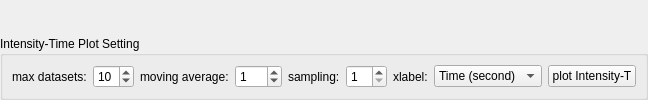
       <widget class="QWidget" name="tab_4">
        <attribute name="title">
         <string>Intensity-Time</string>
        </attribute>
        <layout class="QGridLayout" name="gridLayout_27">
         <property name="leftMargin">
          <number>0</number>
         </property>
         <property name="topMargin">
          <number>0</number>
         </property>
         <property name="rightMargin">
          <number>0</number>
         </property>
         <property name="bottomMargin">
          <number>0</number>
         </property>
         <item row="0" column="0" colspan="3">
          <widget class="GraphicsLayoutWidget" name="pg_intt" native="true">
           <property name="sizePolicy">
            <sizepolicy hsizetype="Preferred" vsizetype="Expanding">
             <horstretch>0</horstretch>
             <verstretch>0</verstretch>
            </sizepolicy>
           </property>
          </widget>
         </item>
         <item row="1" column="0" colspan="3">
          <widget class="QGroupBox" name="groupBox_7">
           <property name="minimumSize">
            <size>
             <width>0</width>
             <height>0</height>
            </size>
           </property>
           <property name="title">
            <string>Intensity-Time Plot Setting</string>
           </property>
           <layout class="QGridLayout" name="gridLayout_18">
            <item row="0" column="0">
             <widget class="QLabel" name="label_9">
              <property name="text">
               <string>max datasets:</string>
              </property>
             </widget>
            </item>
            <item row="0" column="1">
             <widget class="QSpinBox" name="sb_intt_max">
              <property name="value">
               <number>10</number>
              </property>
             </widget>
            </item>
            <item row="0" column="2">
             <widget class="QLabel" name="label_31">
              <property name="text">
               <string>moving average:</string>
              </property>
             </widget>
            </item>
            <item row="0" column="3">
             <widget class="QSpinBox" name="sb_window">
              <property name="maximum">
               <number>999</number>
              </property>
              <property name="value">
               <number>1</number>
              </property>
             </widget>
            </item>
            <item row="0" column="4">
             <widget class="QLabel" name="label_11">
              <property name="text">
               <string>sampling:</string>
              </property>
             </widget>
            </item>
            <item row="0" column="5">
             <widget class="QSpinBox" name="sb_intt_sampling">
              <property name="minimum">
               <number>1</number>
              </property>
              <property name="value">
               <number>1</number>
              </property>
             </widget>
            </item>
            <item row="0" column="6">
             <widget class="QLabel" name="label_34">
              <property name="text">
               <string>xlabel:</string>
              </property>
             </widget>
            </item>
            <item row="0" column="7">
             <widget class="QComboBox" name="intt_xlabel">
              <item>
               <property name="text">
                <string>Time (second)</string>
               </property>
              </item>
              <item>
               <property name="text">
                <string>Frame Index</string>
               </property>
              </item>
             </widget>
            </item>
            <item row="0" column="8">
             <widget class="QPushButton" name="pushButton_plot_intt">
              <property name="text">
               <string>plot Intensity-T</string>
              </property>
             </widget>
            </item>
           </layout>
          </widget>
         </item>
        </layout>
       </widget>
